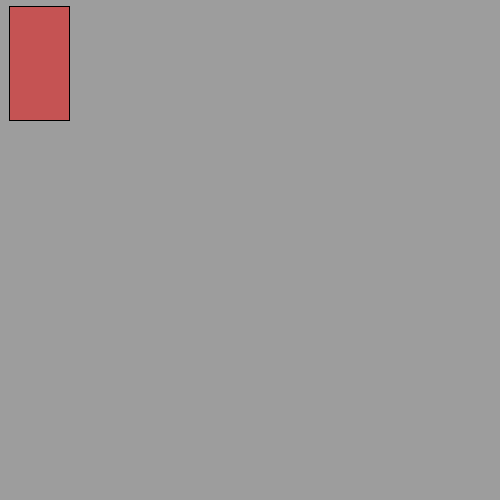
Frame 1 (no input)
Frame 60 (the mouse pressed at the canvas centre just before this capture): identical to frame 1, image omitted
Frame 120 (the mouse held since frame 60 and released just before this capture): identical to frame 1, image omitted

The Processing sketch that drew this single still picture (run headless with seeded random() and noise(); from frame 60 on, the mouse is pressed at the canvas centre):

// Processing sketch: tweak_example
// ── tweak_example.pde

void setup(){
  size(500,500);
}

void draw(){
  background(157);
  fill(197,83,83);
  rect(width/53,height/78,60,114);
}
